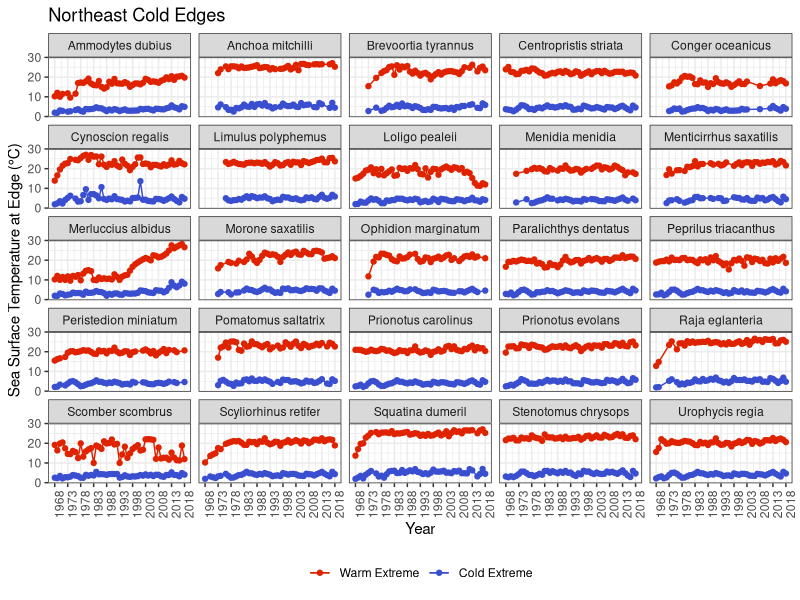
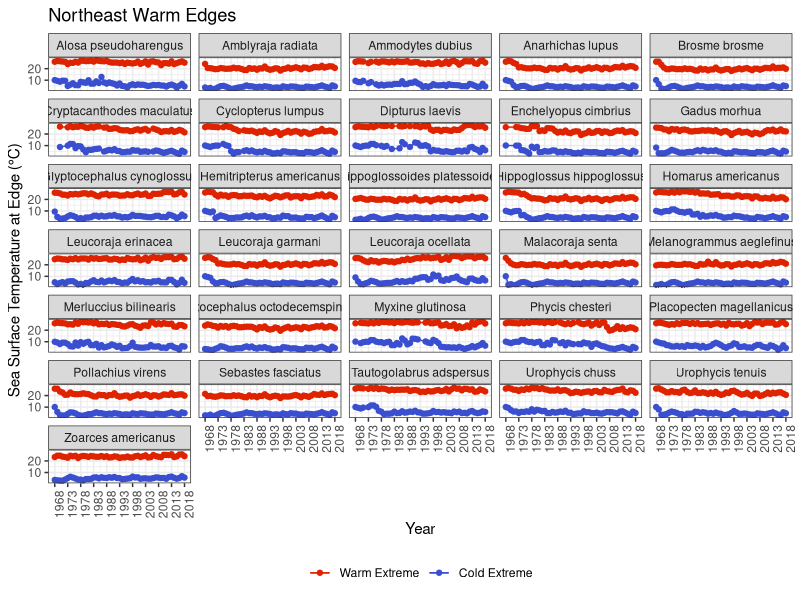
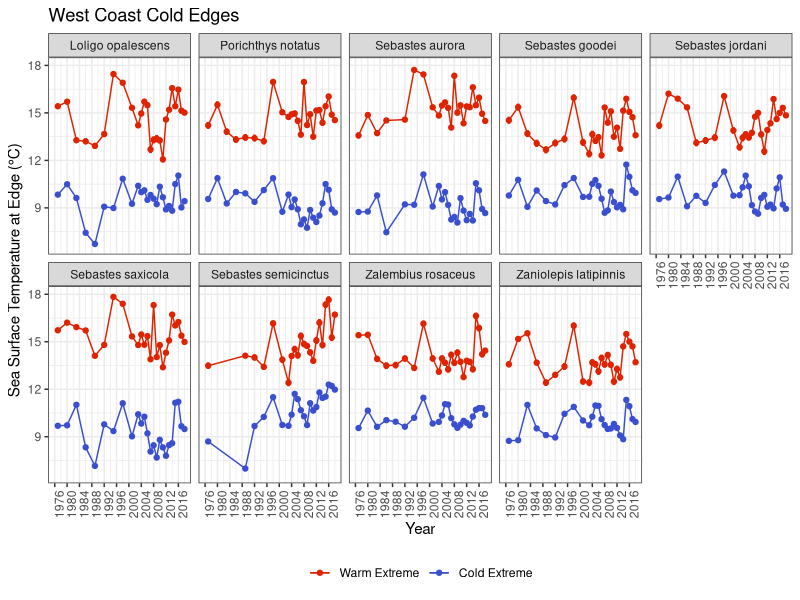
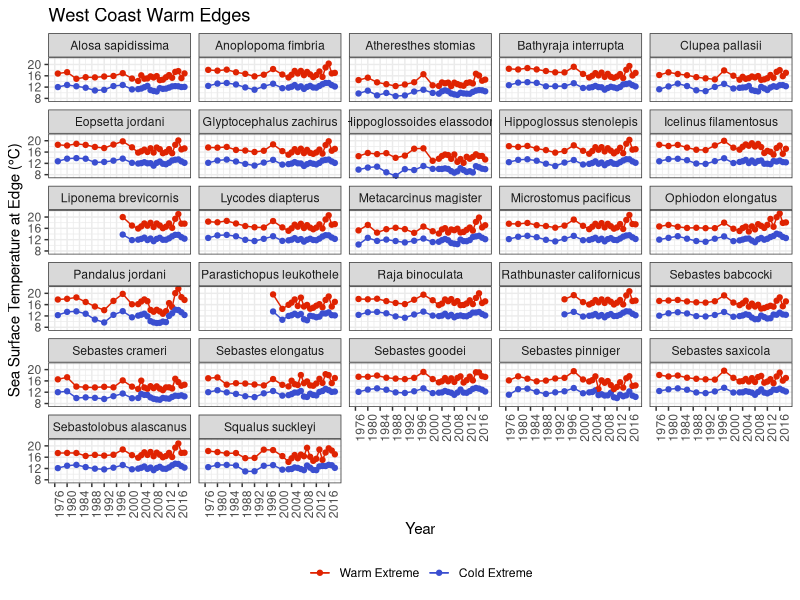
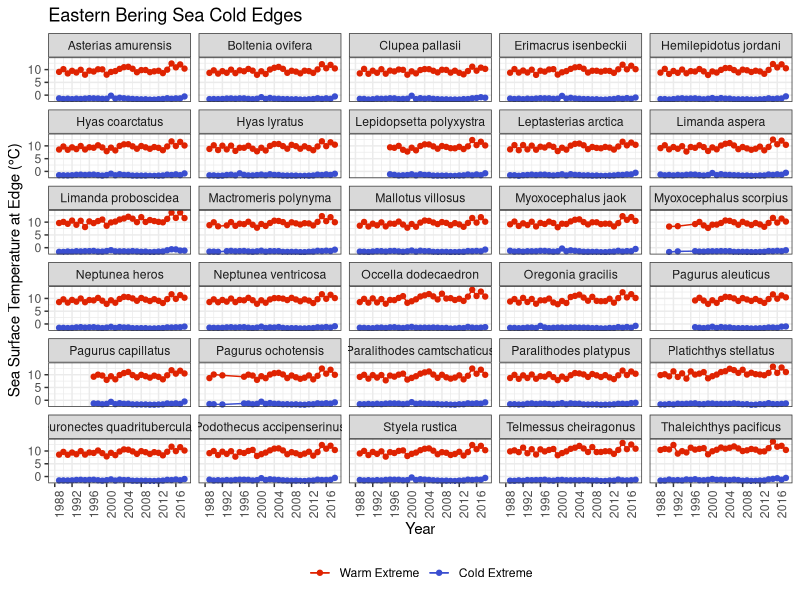
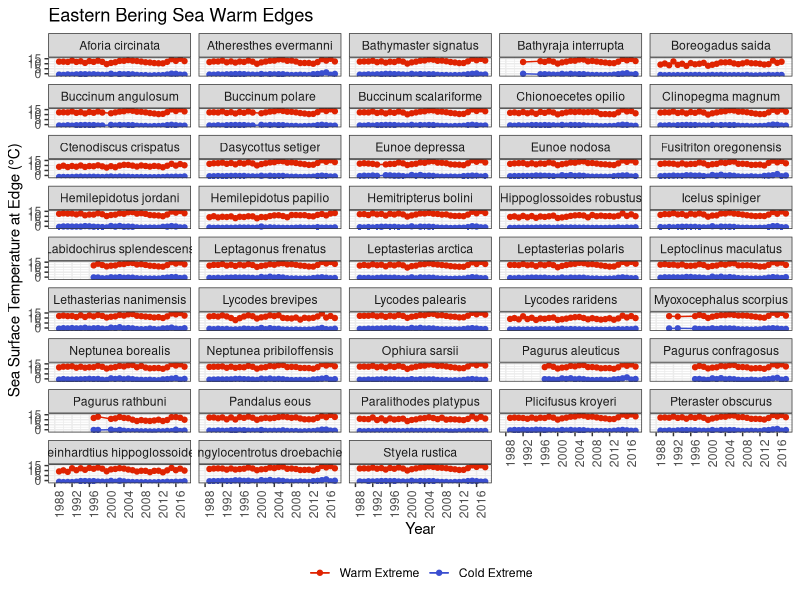
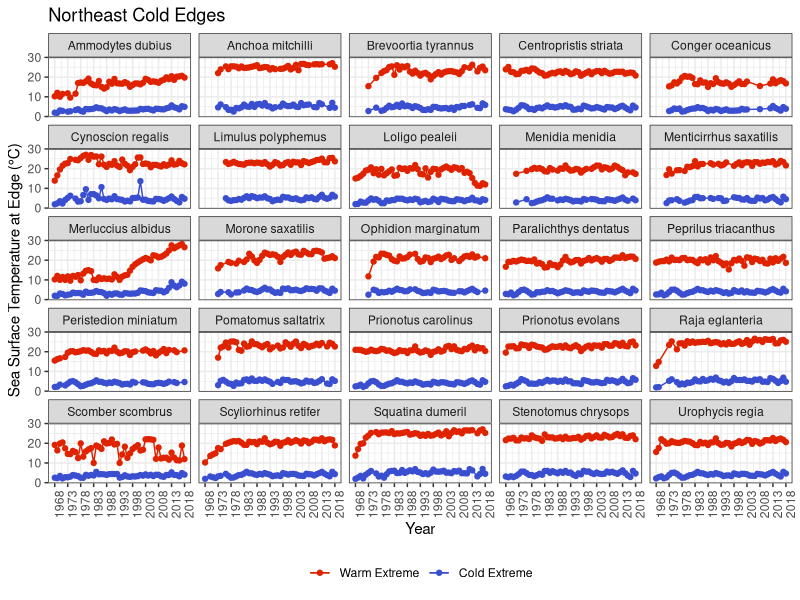
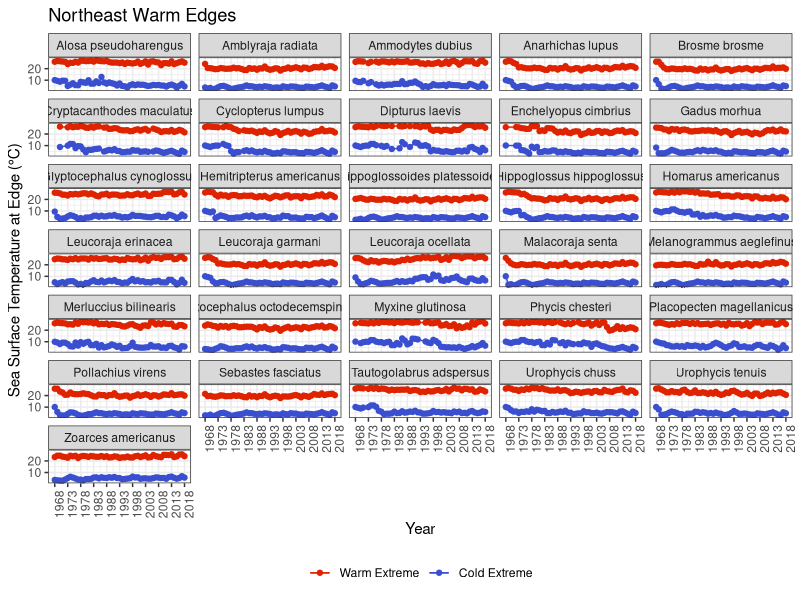

R code for these plots, in order:
library(tidyverse)
library(here)

spp.bayes.niche.lm.stats <- read_csv( here("results","species_bayes_niche_lm_summary.csv"))

dat.predict.niche <- read_csv(here("processed-data","species_thermal_niche_v_time.csv"))

neus.cold.niche.time.gg <- dat.predict.niche %>%
  filter(region=="neus", quantile=="quantile_0.99") %>%
  mutate(species = str_to_sentence(species)) %>%
  ggplot(aes(x=year_match, y=sst, ymin=sst-sstSE, ymax=sst+sstSE, color=predicted.var)) +
  geom_point() +
  geom_line() +
  geom_errorbar() +
  scale_color_manual(values=c("#DF2301","#3A4ED0"), labels=c("Warm Extreme","Cold Extreme")) +
  theme_bw() +
  labs(x="Year",y="Sea Surface Temperature at Edge (°C)", title="Northeast Cold Edges", color=NULL) +
  theme(legend.position="bottom",
        axis.text.x = element_text(angle = 90))+
  scale_x_continuous(limits=c(1968, 2018), breaks=seq(1968, 2018, 5))+ 
  facet_wrap(~species, ncol=5) +
  NULL
neus.cold.niche.time.gg

neus.warm.niche.time.gg <- dat.predict.niche %>%
  filter(region=="neus", quantile=="quantile_0.01") %>%
  mutate(species = str_to_sentence(species)) %>%
  ggplot(aes(x=year_match, y=sst, ymin=sst-sstSE, ymax=sst+sstSE, color=predicted.var)) +
  geom_point() +
  geom_line() +
  geom_errorbar() +
  scale_color_manual(values=c("#DF2301","#3A4ED0"), labels=c("Warm Extreme","Cold Extreme")) +
  theme_bw() +
  labs(x="Year",y="Sea Surface Temperature at Edge (°C)",title="Northeast Warm Edges",  color=NULL) +
  theme(legend.position="bottom",
        axis.text.x = element_text(angle = 90))+
  scale_x_continuous(limits=c(1968, 2018), breaks=seq(1968, 2018, 5))+ 
  facet_wrap(~species, ncol=5) +
  NULL
neus.warm.niche.time.gg

wc.cold.niche.time.gg <- dat.predict.niche %>%
  filter(region=="wc", quantile=="quantile_0.99") %>%
  mutate(species = str_to_sentence(species)) %>%
  ggplot(aes(x=year_match, y=sst, ymin=sst-sstSE, ymax=sst+sstSE, color=predicted.var)) +
  geom_point() +
  geom_line() +
  geom_errorbar() +
  scale_color_manual(values=c("#DF2301","#3A4ED0"), labels=c("Warm Extreme","Cold Extreme")) +
  theme_bw() +
  labs(x="Year",y="Sea Surface Temperature at Edge (°C)", title="West Coast Cold Edges", color=NULL) +
  theme(legend.position="bottom",
        axis.text.x = element_text(angle = 90))+
  scale_x_continuous(limits=c(1976, 2018), breaks=seq(1976, 2018, 4))+ 
  facet_wrap(~species, ncol=5) +
  NULL
wc.cold.niche.time.gg

wc.warm.niche.time.gg <- dat.predict.niche %>%
  filter(region=="wc", quantile=="quantile_0.01") %>%
  mutate(species = str_to_sentence(species)) %>%
  ggplot(aes(x=year_match, y=sst, ymin=sst-sstSE, ymax=sst+sstSE, color=predicted.var)) +
  geom_point() +
  geom_line() +
  geom_errorbar() +
  scale_color_manual(values=c("#DF2301","#3A4ED0"), labels=c("Warm Extreme","Cold Extreme")) +
  theme_bw() +
  labs(x="Year",y="Sea Surface Temperature at Edge (°C)",title="West Coast Warm Edges",  color=NULL) +
  theme(legend.position="bottom",
        axis.text.x = element_text(angle = 90))+
  scale_x_continuous(limits=c(1976, 2018), breaks=seq(1976, 2018, 4))+ 
  facet_wrap(~species, ncol=5) +
  NULL
wc.warm.niche.time.gg

ebs.cold.niche.time.gg <- dat.predict.niche %>%
  filter(region=="ebs", quantile=="quantile_0.99") %>%
  mutate(species = str_to_sentence(species)) %>%
  ggplot(aes(x=year_match, y=sst, ymin=sst-sstSE, ymax=sst+sstSE, color=predicted.var)) +
  geom_point() +
  geom_line() +
  geom_errorbar() +
  scale_color_manual(values=c("#DF2301","#3A4ED0"), labels=c("Warm Extreme","Cold Extreme")) +
  theme_bw() +
  labs(x="Year",y="Sea Surface Temperature at Edge (°C)", title="Eastern Bering Sea Cold Edges", color=NULL) +
  theme(legend.position="bottom",
        axis.text.x = element_text(angle = 90))+
  scale_x_continuous(limits=c(1988, 2018), breaks=seq(1988, 2018, 4))+ 
  facet_wrap(~species, ncol=5) +
  NULL
ebs.cold.niche.time.gg

ebs.warm.niche.time.gg <- dat.predict.niche %>%
  filter(region=="ebs", quantile=="quantile_0.01") %>%
  mutate(species = str_to_sentence(species)) %>%
  ggplot(aes(x=year_match, y=sst, ymin=sst-sstSE, ymax=sst+sstSE, color=predicted.var)) +
  geom_point() +
  geom_line() +
  geom_errorbar() +
  scale_color_manual(values=c("#DF2301","#3A4ED0"), labels=c("Warm Extreme","Cold Extreme")) +
  theme_bw() +
  labs(x="Year",y="Sea Surface Temperature at Edge (°C)",title="Eastern Bering Sea Warm Edges",  color=NULL) +
  theme(legend.position="bottom",
        axis.text.x = element_text(angle = 90))+
  scale_x_continuous(limits=c(1988, 2018), breaks=seq(1988, 2018, 4))+ 
  
  facet_wrap(~species, ncol=5) +
  NULL
ebs.warm.niche.time.gg


ggsave(neus.cold.niche.time.gg, filename=here("results","neus_cold_edge_niche_shifts_v_time.png"), height=10, width=5, dpi=160, scale=1.2)
ggsave(neus.warm.niche.time.gg, filename=here("results","neus_warm_edge_niche_shifts_v_time.png"), height=10, width=5, dpi=160, scale=1.2)

ggsave(wc.cold.niche.time.gg, filename=here("results","wc_cold_edge_niche_shifts_v_time.png"), height=10, width=5, dpi=160, scale=1.2)
ggsave(wc.warm.niche.time.gg, filename=here("results","wc_warm_edge_niche_shifts_v_time.png"), height=10, width=5, dpi=160, scale=1.2)

ggsave(ebs.cold.niche.time.gg, filename=here("results","ebs_cold_edge_niche_shifts_v_time.png"), height=10, width=5, dpi=160, scale=1.2)
ggsave(ebs.warm.niche.time.gg, filename=here("results","ebs_warm_edge_niche_shifts_v_time.png"), height=10, width=5, dpi=160, scale=1.2)
